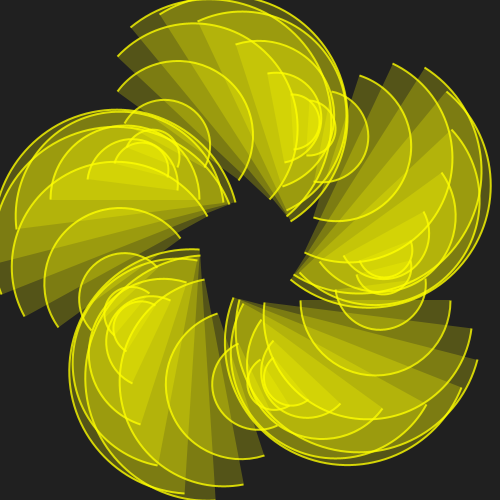
Frame 1 (no input)
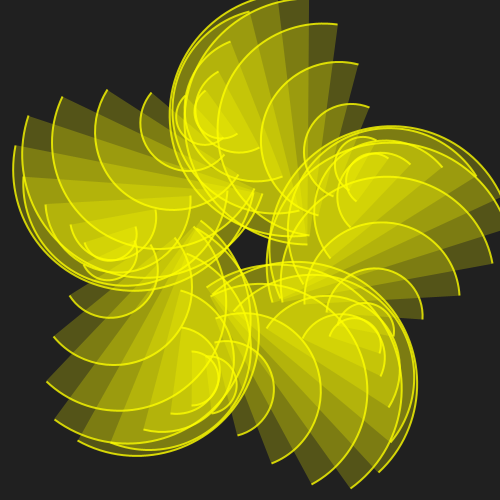
Frame 60 (the mouse pressed at the canvas centre just before this capture)
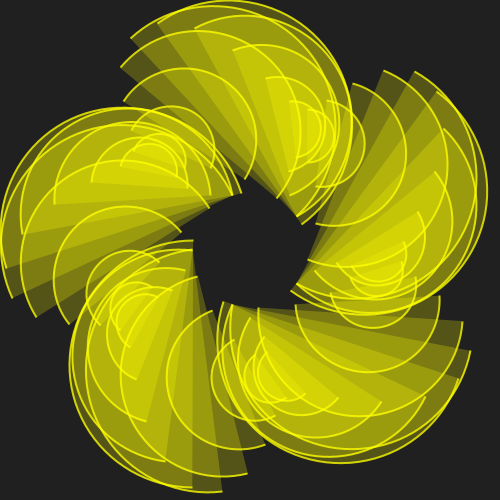
Frame 120 (the mouse held since frame 60 and released just before this capture)

The Processing sketch that drew these frames (run headless with seeded random() and noise(); from frame 60 on, the mouse is pressed at the canvas centre):

// Processing sketch: processing_156440
// ── processing_156440.pde

int num = 50;
float theta, yStart;

void setup() {
  size(500, 500);
  noFill();
  strokeCap(SQUARE);
}

void draw() {
  background(#202020);
  translate(width/2, height/2);
  strokeWeight(2);
  stroke(#FFFF00, 200);
  for (int i=0; i<num; i++) {
    fill(#FFFF00, 60);
    pushMatrix();
    float offSet = TWO_PI/num*i;
    rotate(offSet);
    float sz = map(sin(theta+offSet*(num/10)), -1, 1, 50, 250);
    float x = map(sin(theta),-1,1,0,250);
    float start = theta;
    float end = start + PI;
    yStart = width*.1;
    arc(x, yStart, sz, sz, start, end);
    popMatrix();
  }    
  theta += 0.0523;
}
